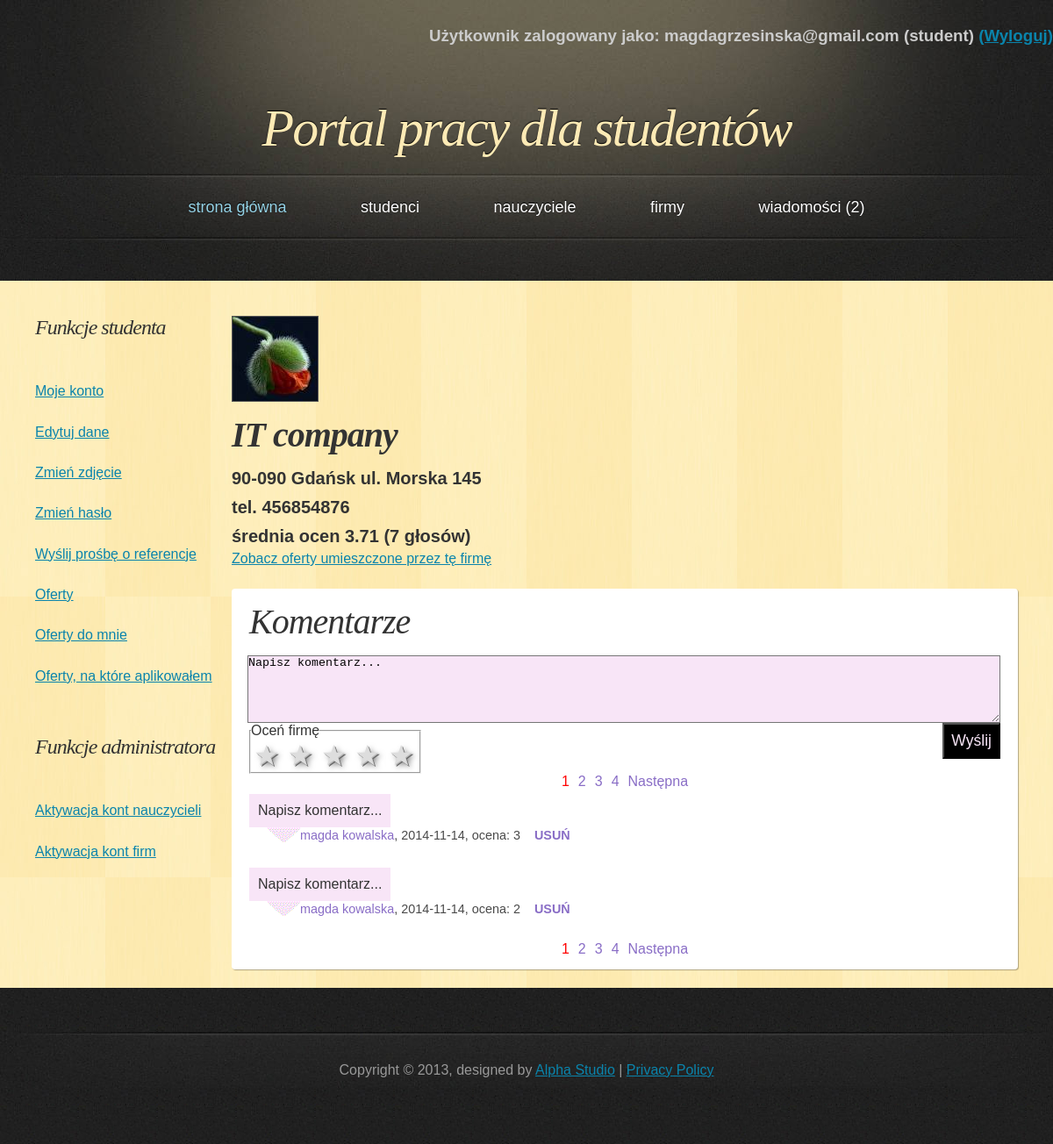
/PortalPracy/php/profile_company.php?id=1 (signed in), run on the app's committed database.
### tables this page shows
CREATE TABLE IF NOT EXISTS `company` (
  `company_id` int(11) NOT NULL AUTO_INCREMENT,
  `name` varchar(50) NOT NULL,
  `address` varchar(50) NOT NULL,
  `telephone` varchar(11) NOT NULL,
  `e_mail` varchar(50) NOT NULL,
  `password` varchar(100) NOT NULL,
  `active` tinyint(1) NOT NULL,
  `account_creation_date` date NOT NULL,
  `photoname` varchar(30) NOT NULL,
  PRIMARY KEY (`company_id`)
);

CREATE TABLE IF NOT EXISTS `comment` (
  `comment_id` int(11) NOT NULL AUTO_INCREMENT,
  `company_id` int(11) NOT NULL,
  `student_id` int(11) NOT NULL,
  `content` text NOT NULL,
  `date` date NOT NULL,
  `rate` int(11) NOT NULL,
  PRIMARY KEY (`comment_id`),
  KEY `company_id` (`company_id`,`student_id`),
  KEY `student_id` (`student_id`)
);

CREATE TABLE IF NOT EXISTS `student` (
  `student_id` int(11) NOT NULL AUTO_INCREMENT,
  `name` varchar(45) NOT NULL,
  `last_name` varchar(45) NOT NULL,
  `address` varchar(50) NOT NULL,
  `telephone` varchar(11) NOT NULL,
  `e_mail` varchar(50) NOT NULL,
  `password` varchar(100) NOT NULL,
  `education` text NOT NULL,
  `languages` text NOT NULL,
  `experience` text NOT NULL,
  `skills` text NOT NULL,
  `interest` text NOT NULL,
  `employment_form` text NOT NULL,
  `change_of_residence` tinyint(1) NOT NULL,
  `salary` float NOT NULL,
  `status` text NOT NULL,
  `account_creation_date` date NOT NULL,
  `is_admin` tinyint(1) NOT NULL DEFAULT '0',
  `photoname` varchar(30) NOT NULL,
  PRIMARY KEY (`student_id`)
);

### PortalPracy/php/classDatabase.php (called while the page is built, shortened)
<?php
class Database {
    private $db;
    function __construct() {
        $this->server = 'localhost';
        $this->user = 'root';
        $this->password = '';
        $this->basename = 'data_base';
        $this->db = new mysqli($this->server, $this->user, $this->password, $this->basename);
        if ($this->db->connect_error) {
            die('Blad polaczenia z baza danych (' . $this->db->connect_errno . ') ' . $this->db->connect_error);
        } else {
            $this->db->query("SET NAMES 'utf8'");
        }
    }
    function get_company_data($id) {
        if ($result = $this->db->query("SELECT * FROM `company` WHERE `company_id`='$id'")) {
            if ($result->num_rows == 0) {
                return false;
            } else {
                $obj = $result->fetch_object();
                $array = array();
                $array['company_id'] = $obj->company_id;
                $array['name'] = $obj->name;
                $array['address'] = $obj->address;
                $array['telephone'] = $obj->telephone;
                $array['photoname'] = $obj->photoname;
                return $array;
            }
        }
    }
    function get_company_number() {
        if ($result = $this->db->query("SELECT * FROM `company`")) {
            $all = $result->num_rows;
        }
        return $all;
    }
    function get_comments_number($company_id) {
        if ($result = $this->db->query("SELECT * FROM `comment` WHERE `company_id`=$company_id")) {
            $all_refs = $result->num_rows;
        }
        return $all_refs;
    }
    function get_comments_list($start, $onpage, $company_id) {
        if ($result = $this->db->query("SELECT * FROM `comment` c JOIN `student` s ON c.`student_id`=s.`student_id` WHERE `company_id`=$company_id ORDER BY `date` DESC, `comment_id` DESC LIMIT $start, $onpage")) {
            return $result;
        } else
            echo "niepoprawne zapytanie";
    }
}

### PortalPracy/php/profile_company.php (the view, shortened to what this page needs)
<!DOCTYPE html>
<html>
    <head>
        <link href="../css/style.css" rel="stylesheet" type="text/css" />
    </head>
    <body>
        <div id="header">
            <?php
            include_once 'classPage.php';
            $page = new Page;
            $page->dologinfo();
            ?>
            <h1><a href="index.php">Portal pracy dla studentów</a></h1>
        </div>
        <?php
        $page->domenu();
        ?>
        <div id="main">
            <div id="content">
                <?php
                if (isset($_SESSION['name'])) {
                    include_once 'classDatabase.php';
                    $db = new Database();
                    if (!isset($_GET["id"])) {
                        if ($_SESSION['usertype'] == 'firma') {
                            $id = $_SESSION['id'];
                        } else {
                            $id = -1;
                        }
                    } else {
                        $id = $_GET['id'];
                    }
                    $allstudents = $db->get_company_number();
                    if ($id > $allstudents or $id == -1) {
                        echo "<h3>niepoprawny numer firmy</h3>";
                    } else {
                        $data = $db->get_company_data($id);
                        if($data == false) {
                            echo "<h3>Niepoprawny numer firmy (konto może być usunięte)</h3>";
                        } else {
                            echo "<div id='profile_description'>";
                            echo "<img src='../galery_company/" . $data['photoname'] . "' class='photo'/>";
                            echo "<h2 class='datas_list_name'>" . $data['name'] . "</h2>";
                            echo "<h3 class='datas_list'>" . $data['address'] . "</h3>";
                            echo "<h3 class='datas_list'>tel. " . $data['telephone'] . "</h3>";
                            include_once 'classComment.php';
                            $com = Comment::make_new_to_count_average($id);
                            echo "<h3 class='datas_list'>średnia ocen <span id='average'>".$com->count_average()."</span> (<span id='allvotes'>".$com->count_number_of_votes()."</span> głosów)</h3>";
                            echo "<a href='list_offer_added.php?id=".$data['company_id']."'>Zobacz oferty umieszczone przez tę firmę</a>";
                            echo "</div>";
                            echo "<div id='comments'>";
                            echo "<h2>Komentarze</h2>";
                            if ($_SESSION['usertype'] == 'student') {
                                ?>
                                <div>
                                    <form id = 'add_comment' action ='add_comment.php' method='POST'>
                                        <textarea type="text" id='com_content' name="content" rows='5' cols='50'>Napisz komentarz...</textarea>
                                        <br/>  <div class='clear'></div>
                                        <fieldset class="rating">
                                            <legend>Oceń firmę</legend>
                                            <input type="radio" id="star5" name="rating" value="5" /><label for="star5" title="5" class='label'>5 stars</label>
                                            <input type="radio" id="star4" name="rating" value="4" /><label for="star4" title="4" class='label'>4 stars</label>
                                            <input type="radio" id="star3" name="rating" value="3" /><label for="star3" title="3" class='label'>3 stars</label>
                                            <input type="radio" id="star2" name="rating" value="2" /><label for="star2" title="2" class='label'>2 stars</label>
                                            <input type="radio" id="star1" name="rating" value="1" /><label for="star1" title="1" class='label'>1 star</label>
                                        </fieldset>
                                        <input type="submit" name= 'add_comment' value="Wyślij">
                                        <span class='error'></span>
                                    </form>
                                </div>
                                <?php
                            }
                            $onpage = 2;
                            $all = $db->get_comments_number($id);
                            $start = $page->dopaging($onpage, $all, "profile_company.php?id=$id&amp;");
                            $result = $db->get_comments_list($start, $onpage, $id);
                            echo "<div id='shown_comments'>";
                            while ($obj = $result->fetch_object()) {
                                include_once 'classComment.php';
                                $com = Comment::make_new_to_display($obj->comment_id,$obj->student_id, $obj->name, $obj->last_name, $obj->date, $obj->content, $obj->rate);
                                echo $com->display();
                            }
                            echo "</div>";
                            echo "</div>";
                        }
                    }
                }
                ?>
            </div>
            <div id="sidebar">
            </div>
            <div class="clearing">&nbsp;</div>
        </div>
    </body>
</html>

### PortalPracy/php/classComment.php (shortened to what this page needs)
<?php
include_once 'classDatabase.php';
class Comment {
    private $mysqli;
    private $student_id;
    private $student_name;
    private $student_last_name;
    private $company_id;
    private $date;
    private $content;
    private $rate;
    private $comment_id;
    function __construct() {
        $this->mysqli = new Database();
    }
    public static function make_new_to_display($comment_id,$student_id, $student_name, $student_last_name, $date, $content, $rate) {
        $obj = new Comment();
        $obj->set_comment_id($comment_id);
        $obj->set_student_id($student_id);
        $obj->set_student_name($student_name);
        $obj->set_student_last_name($student_last_name);
        $obj->set_date($date);
        $obj->set_content($content);
        $obj->set_rate($rate);
        return $obj;
    }
    public static function make_new_to_count_average($company_id) {
        $obj = new Comment();
        $obj->set_company_id($company_id);
        return $obj;
    }
    function display() {
        $string = '';
        $string.= "<div class='commentbox' id='commentbox".$this->comment_id."'>";
        $string.= $this->content;
        $string.= "</div>";
        $string.= "<div class='commentfooter'>";
        $string.= "<a href='profile_student.php?id=" . $this->student_id . "'>" . $this->student_name . " " . $this->student_last_name . "</a>, ";
        $string.= $this->date;
        $string.= ", ocena: " . $this->rate;
        if (isset($_SESSION['admin'])) {
            $string.="&nbsp;&nbsp;&nbsp; <a id='delete".$this->comment_id."' class='conspicuous' onclick='delete_comment(" . $this->comment_id . ")'>USUŃ</a>";
        }
        $string.= "</div>";
        return $string;
    }
    function count_number_of_votes() {
        return $this->mysqli->get_comments_number($this->company_id);
    }
    function count_average(){
        $all=$this->count_number_of_votes();
        if($all==0) {
            $average=0;
        } else {
            $sum=0;
            $votes=$this->mysqli->get_comments_list(0, $all, $this->company_id);
            while ($obj = $votes->fetch_object()) {
                $sum+=$obj->rate;
            }
            $average=$sum/$all;
        }
        return round($average,2);
    }
    public function set_comment_id($comment_id) {
        $this->comment_id = $comment_id;
    }
        public function set_student_id($student_id) {
        $this->student_id = $student_id;
    }
    public function set_student_name($student_name) {
        $this->student_name = $student_name;
    }
    public function set_student_last_name($student_last_name) {
        $this->student_last_name = $student_last_name;
    }
    public function set_date($date) {
        $this->date = $date;
    }
    public function set_content($content) {
        $this->content = $content;
    }
    public function set_rate($rate) {
        $this->rate = $rate;
    }
    public function set_company_id($company_id) {
        $this->company_id = $company_id;
    }
}

### PortalPracy/css/style.css (style rules this page uses)
* { margin: 0; padding: 0; }
body { font: 16px "Trebuchet MS", Arial, Helvetica, sans-serif; color: #333333; background: #202020 url('../images/bg.jpg'); }
h1, h2 { font-family: Georgia, Times, serif; font-weight: normal; font-style: italic; }
h1 { font-size: 3em; letter-spacing: -2px; }
h2 { font-size: 2.5em; letter-spacing: -1px; }
a { text-decoration: underline; color: #0A84AC; }
img { border: 1px solid #555555; }
#header, #menu, #footer { margin: 0 auto; width: 1200px; }
#header { height: 197px; background: #202020 url('../images/header.jpg'); }
#header h1 { font-size: 60px; text-align: center; text-shadow: 0px -1px 1px #000000; color: #FDEAB5; padding-top: 60px; }
#header h1 a { text-decoration: none; color: #FDEAB5; }
#main { width: 1120px; margin: 0 auto 50px auto; padding: 40px 40px 0 40px; background: #FEEBB2 url('../images/main.jpg'); }
#content { float: right; width: 80%; padding: 0 0 20px 0; }
#sidebar { float: left; width: 20%; padding: 0 0 20px 0; }
.clearing { clear: both; height: 1px; overflow: hidden; }
form { margin: 0; }
.error { float: none; color: #FF0000; padding-left: 5px; vertical-align: top; }
.conspicuous { color: crimson; text-transform: uppercase; font-weight: bold; }
.datas_list { font-size: 20px; margin-top: 10px; margin-bottom: 5px; }
.datas_list_name { font-size: 40px; font-weight: bold; margin-top: 10px; margin-bottom: 15px; }
#references, #comments { display: block; width: 100%; background: #fff; padding: 14px 20px; -webkit-border-radius: 4px; -moz-border-radius: 4px; border-radius: 4px; -webkit-box-shadow: 1px 1px 1px rgba(0,0,0,0.3); -moz-box-shadow: 1px 1px 1px rgba(0,0,0,0.3); box-shadow: 1px 1px 1px rgba(0,0,0,0.3); box-sizing: border-box; margin-top: 25px; }
#references a, #comments a { color: #896dc6; text-decoration: none; }
.commentbox { background-color: #ececec; padding: 10px; margin-top: 5px; width: max-content; }
#comments .commentbox { background-color: #F8E5F7; }
.commentfooter { background: url(../images/arrow.gif) 20px 0 no-repeat; padding-left: 58px; padding-top: 1px; margin-bottom: 2em; font-size: 90%; color: #4A4A4A; }
#comments .commentfooter { background: url(../images/arrow2.gif) 20px 0 no-repeat; }
#comments div textarea { float:right; margin-top:15px; background-color: #F8E5F7; width:auto; height:auto; width: 100%; }
#comments div input { float:right; margin-bottom:15px; color: #F8E5F7; background-color:black; font-size:110%; padding:8px; margin-left: 100px; }
.rating { float:left; }
.rating:not(:checked) > label { float:right; width:1em; padding:0 .1em; overflow:hidden; white-space:nowrap; cursor:pointer; font-size:200%; line-height:1.2; color:#ddd; text-shadow:1px 1px #bbb, 2px 2px #666, .1em .1em .2em rgba(0,0,0,.5); }
.rating:not(:checked) > label:before { content: '★ '; }

### data on the page
company: photoname (picture), name "IT company", address "90-090 Gdańsk ul. Morska 145", telephone "456854876"
comment: display "Napisz komentarz... 2014-11-14, ocena: 3", student.name "magda", student.last_name "kowalska"
comment: display "Napisz komentarz... 2014-11-14, ocena: 2", student.name "magda", student.last_name "kowalska"

### other printed values
$_SESSION['name'] "magdagrzesinska@gmail.com"
$_SESSION['usertype'] "student"
$num_mes "2"
$com->count_average() "3.71"
$com->count_number_of_votes() "7"
